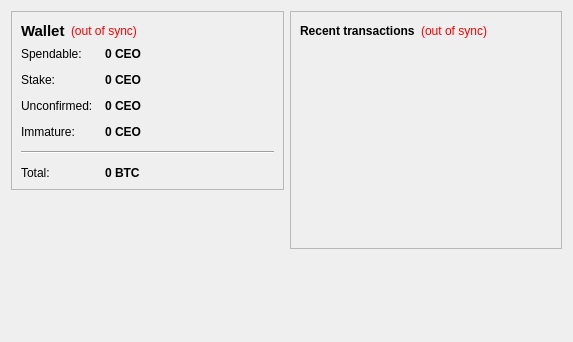
<?xml version="1.0" encoding="UTF-8"?>
<ui version="4.0">
 <class>OverviewPage</class>
 <widget class="QWidget" name="OverviewPage">
  <property name="geometry">
   <rect>
    <x>0</x>
    <y>0</y>
    <width>573</width>
    <height>342</height>
   </rect>
  </property>
  <property name="windowTitle">
   <string>Form</string>
  </property>
  <layout class="QHBoxLayout" name="horizontalLayout" stretch="1,1">
   <item>
    <layout class="QVBoxLayout" name="verticalLayout_2">
     <item>
      <widget class="QFrame" name="frame">
       <property name="frameShape">
        <enum>QFrame::StyledPanel</enum>
       </property>
       <property name="frameShadow">
        <enum>QFrame::Raised</enum>
       </property>
       <layout class="QVBoxLayout" name="verticalLayout_4">
        <item>
         <layout class="QHBoxLayout" name="horizontalLayout_4">
          <item>
           <widget class="QLabel" name="label_5">
            <property name="font">
             <font>
              <pointsize>11</pointsize>
              <weight>75</weight>
              <bold>true</bold>
             </font>
            </property>
            <property name="text">
             <string>Wallet</string>
            </property>
           </widget>
          </item>
          <item>
           <widget class="QLabel" name="labelWalletStatus">
            <property name="toolTip">
             <string>The displayed information may be out of date. Your wallet automatically synchronizes with the CeoCoin network after a connection is established, but this process has not completed yet.</string>
            </property>
            <property name="styleSheet">
             <string notr="true">QLabel { color: red; }</string>
            </property>
            <property name="text">
             <string notr="true">(out of sync)</string>
            </property>
            <property name="alignment">
             <set>Qt::AlignLeading|Qt::AlignLeft|Qt::AlignVCenter</set>
            </property>
           </widget>
          </item>
          <item>
           <spacer name="horizontalSpacer_2">
            <property name="orientation">
             <enum>Qt::Horizontal</enum>
            </property>
            <property name="sizeHint" stdset="0">
             <size>
              <width>40</width>
              <height>20</height>
             </size>
            </property>
           </spacer>
          </item>
         </layout>
        </item>
        <item>
         <layout class="QFormLayout" name="formLayout_2">
          <property name="fieldGrowthPolicy">
           <enum>QFormLayout::AllNonFixedFieldsGrow</enum>
          </property>
          <property name="horizontalSpacing">
           <number>12</number>
          </property>
          <property name="verticalSpacing">
           <number>12</number>
          </property>
          <item row="0" column="0">
           <widget class="QLabel" name="label">
            <property name="text">
             <string>Spendable:</string>
            </property>
           </widget>
          </item>
          <item row="0" column="1">
           <widget class="QLabel" name="labelBalance">
            <property name="font">
             <font>
              <weight>75</weight>
              <bold>true</bold>
             </font>
            </property>
            <property name="cursor">
             <cursorShape>IBeamCursor</cursorShape>
            </property>
            <property name="toolTip">
             <string>Your current spendable balance</string>
            </property>
            <property name="text">
             <string notr="true">0 CEO</string>
            </property>
            <property name="textInteractionFlags">
             <set>Qt::LinksAccessibleByMouse|Qt::TextSelectableByKeyboard|Qt::TextSelectableByMouse</set>
            </property>
           </widget>
          </item>
          <item row="1" column="0">
           <widget class="QLabel" name="label_6">
            <property name="text">
             <string>Stake:</string>
            </property>
           </widget>
          </item>
          <item row="1" column="1">
           <widget class="QLabel" name="labelStake">
            <property name="font">
             <font>
              <weight>75</weight>
              <bold>true</bold>
             </font>
            </property>
            <property name="cursor">
             <cursorShape>IBeamCursor</cursorShape>
            </property>
            <property name="toolTip">
             <string>Total of coins that was staked, and do not yet count toward the current balance</string>
            </property>
            <property name="text">
             <string notr="true">0 CEO</string>
            </property>
            <property name="textInteractionFlags">
             <set>Qt::LinksAccessibleByMouse|Qt::TextSelectableByKeyboard|Qt::TextSelectableByMouse</set>
            </property>
           </widget>
          </item>
          <item row="2" column="0">
           <widget class="QLabel" name="label_3">
            <property name="text">
             <string>Unconfirmed:</string>
            </property>
           </widget>
          </item>
          <item row="2" column="1">
           <widget class="QLabel" name="labelUnconfirmed">
            <property name="font">
             <font>
              <weight>75</weight>
              <bold>true</bold>
             </font>
            </property>
            <property name="cursor">
             <cursorShape>IBeamCursor</cursorShape>
            </property>
            <property name="toolTip">
             <string>Total of transactions that have yet to be confirmed, and do not yet count toward the current balance</string>
            </property>
            <property name="text">
             <string notr="true">0 CEO</string>
            </property>
            <property name="textInteractionFlags">
             <set>Qt::LinksAccessibleByMouse|Qt::TextSelectableByKeyboard|Qt::TextSelectableByMouse</set>
            </property>
           </widget>
          </item>
          <item row="3" column="0">
           <widget class="QLabel" name="labelImmatureText">
            <property name="text">
             <string>Immature:</string>
            </property>
           </widget>
          </item>
          <item row="3" column="1">
           <widget class="QLabel" name="labelImmature">
            <property name="font">
             <font>
              <weight>75</weight>
              <bold>true</bold>
             </font>
            </property>
            <property name="toolTip">
             <string>Mined balance that has not yet matured</string>
            </property>
            <property name="text">
             <string notr="true">0 CEO</string>
            </property>
            <property name="textInteractionFlags">
             <set>Qt::LinksAccessibleByMouse|Qt::TextSelectableByKeyboard|Qt::TextSelectableByMouse</set>
            </property>
           </widget>
          </item>
          <item row="4" column="0" colspan="2">
           <widget class="Line" name="line">
            <property name="orientation">
             <enum>Qt::Horizontal</enum>
            </property>
           </widget>
          </item>
          <item row="5" column="0">
           <widget class="QLabel" name="labelTotalText">
            <property name="text">
             <string>Total:</string>
            </property>
           </widget>
          </item>
          <item row="5" column="1">
           <widget class="QLabel" name="labelTotal">
            <property name="font">
             <font>
              <weight>75</weight>
              <bold>true</bold>
             </font>
            </property>
            <property name="cursor">
             <cursorShape>IBeamCursor</cursorShape>
            </property>
            <property name="toolTip">
             <string>Your current total balance</string>
            </property>
            <property name="text">
             <string notr="true">0 BTC</string>
            </property>
            <property name="textInteractionFlags">
             <set>Qt::LinksAccessibleByMouse|Qt::TextSelectableByKeyboard|Qt::TextSelectableByMouse</set>
            </property>
           </widget>
          </item>
         </layout>
        </item>
       </layout>
      </widget>
     </item>
     <item>
      <spacer name="verticalSpacer">
       <property name="orientation">
        <enum>Qt::Vertical</enum>
       </property>
       <property name="sizeHint" stdset="0">
        <size>
         <width>20</width>
         <height>40</height>
        </size>
       </property>
      </spacer>
     </item>
    </layout>
   </item>
   <item>
    <layout class="QVBoxLayout" name="verticalLayout_3">
     <item>
      <widget class="QFrame" name="frame_2">
       <property name="frameShape">
        <enum>QFrame::StyledPanel</enum>
       </property>
       <property name="frameShadow">
        <enum>QFrame::Raised</enum>
       </property>
       <layout class="QVBoxLayout" name="verticalLayout">
        <item>
         <layout class="QHBoxLayout" name="horizontalLayout_2">
          <item>
           <widget class="QLabel" name="label_4">
            <property name="text">
             <string>&lt;b&gt;Recent transactions&lt;/b&gt;</string>
            </property>
           </widget>
          </item>
          <item>
           <widget class="QLabel" name="labelTransactionsStatus">
            <property name="toolTip">
             <string>The displayed information may be out of date. Your wallet automatically synchronizes with the CeoCoin network after a connection is established, but this process has not completed yet.</string>
            </property>
            <property name="styleSheet">
             <string notr="true">QLabel { color: red; }</string>
            </property>
            <property name="text">
             <string notr="true">(out of sync)</string>
            </property>
            <property name="alignment">
             <set>Qt::AlignRight|Qt::AlignTrailing|Qt::AlignVCenter</set>
            </property>
           </widget>
          </item>
          <item>
           <spacer name="horizontalSpacer">
            <property name="orientation">
             <enum>Qt::Horizontal</enum>
            </property>
            <property name="sizeHint" stdset="0">
             <size>
              <width>40</width>
              <height>20</height>
             </size>
            </property>
           </spacer>
          </item>
         </layout>
        </item>
        <item>
         <widget class="QListView" name="listTransactions">
          <property name="styleSheet">
           <string notr="true">QListView { background: transparent; }</string>
          </property>
          <property name="frameShape">
           <enum>QFrame::NoFrame</enum>
          </property>
          <property name="verticalScrollBarPolicy">
           <enum>Qt::ScrollBarAlwaysOff</enum>
          </property>
          <property name="horizontalScrollBarPolicy">
           <enum>Qt::ScrollBarAlwaysOff</enum>
          </property>
          <property name="selectionMode">
           <enum>QAbstractItemView::NoSelection</enum>
          </property>
         </widget>
        </item>
       </layout>
      </widget>
     </item>
     <item>
      <spacer name="verticalSpacer_2">
       <property name="orientation">
        <enum>Qt::Vertical</enum>
       </property>
       <property name="sizeHint" stdset="0">
        <size>
         <width>20</width>
         <height>40</height>
        </size>
       </property>
      </spacer>
     </item>
    </layout>
   </item>
  </layout>
 </widget>
 <resources/>
 <connections/>
</ui>
